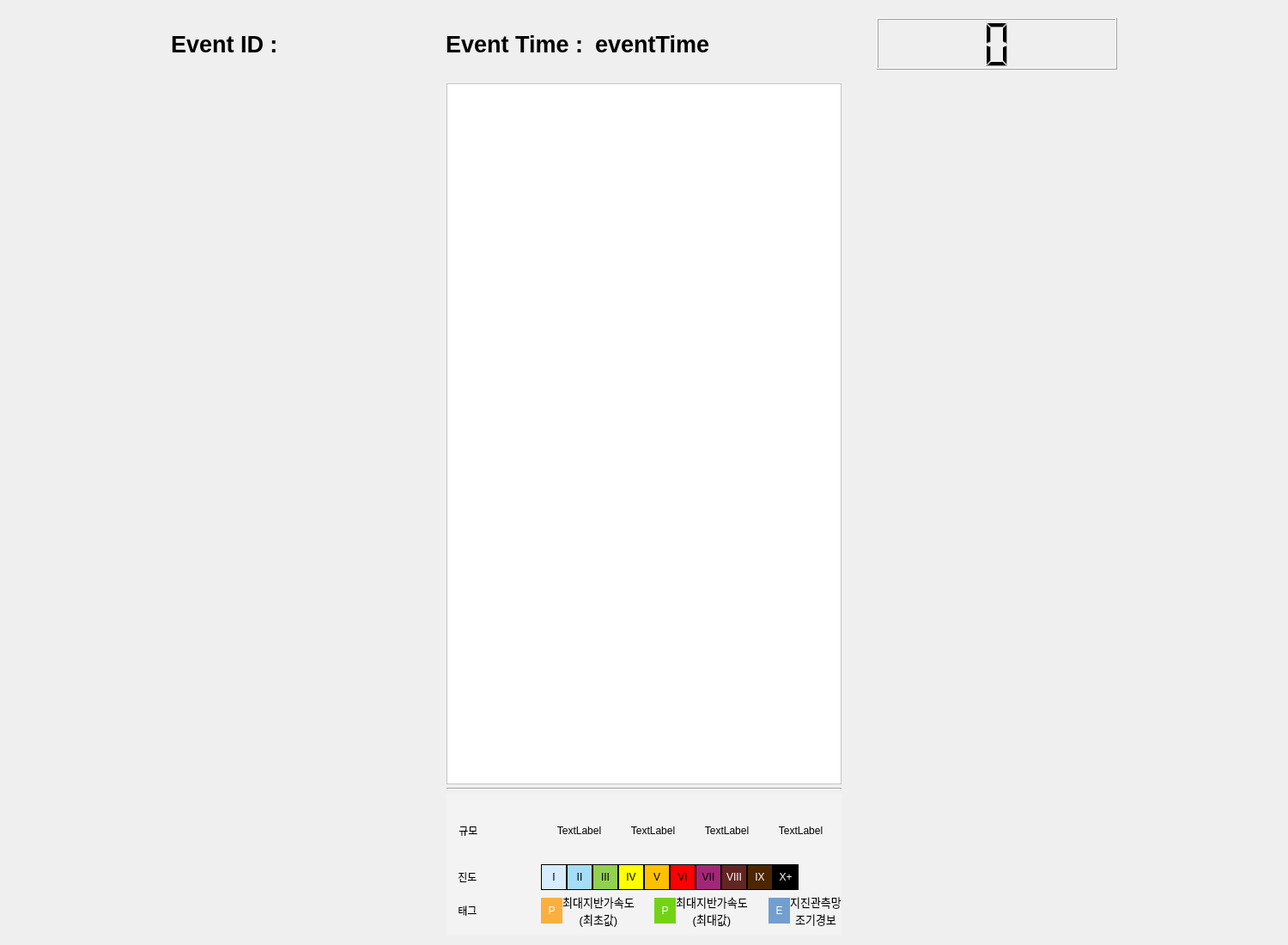
<?xml version="1.0" encoding="UTF-8"?>
<ui version="4.0">
 <class>MainWindow</class>
 <widget class="QMainWindow" name="MainWindow">
  <property name="geometry">
   <rect>
    <x>0</x>
    <y>0</y>
    <width>1500</width>
    <height>1100</height>
   </rect>
  </property>
  <property name="windowTitle">
   <string>KGOM Replayer - KIGAM 2020</string>
  </property>
  <widget class="QWidget" name="centralWidget">
   <layout class="QVBoxLayout" name="verticalLayout">
    <item>
     <layout class="QHBoxLayout" name="horizontalLayout">
      <item>
       <spacer name="horizontalSpacer_6">
        <property name="orientation">
         <enum>Qt::Horizontal</enum>
        </property>
        <property name="sizeHint" stdset="0">
         <size>
          <width>40</width>
          <height>20</height>
         </size>
        </property>
       </spacer>
      </item>
      <item>
       <widget class="QLabel" name="evidLB">
        <property name="sizePolicy">
         <sizepolicy hsizetype="Preferred" vsizetype="Fixed">
          <horstretch>0</horstretch>
          <verstretch>0</verstretch>
         </sizepolicy>
        </property>
        <property name="minimumSize">
         <size>
          <width>0</width>
          <height>80</height>
         </size>
        </property>
        <property name="font">
         <font>
          <pointsize>20</pointsize>
          <weight>75</weight>
          <bold>true</bold>
         </font>
        </property>
        <property name="text">
         <string>Event ID :</string>
        </property>
       </widget>
      </item>
      <item>
       <spacer name="horizontalSpacer_4">
        <property name="orientation">
         <enum>Qt::Horizontal</enum>
        </property>
        <property name="sizeHint" stdset="0">
         <size>
          <width>40</width>
          <height>20</height>
         </size>
        </property>
       </spacer>
      </item>
      <item>
       <widget class="QLabel" name="label_4">
        <property name="sizePolicy">
         <sizepolicy hsizetype="Preferred" vsizetype="Fixed">
          <horstretch>0</horstretch>
          <verstretch>0</verstretch>
         </sizepolicy>
        </property>
        <property name="minimumSize">
         <size>
          <width>0</width>
          <height>80</height>
         </size>
        </property>
        <property name="font">
         <font>
          <pointsize>20</pointsize>
          <weight>75</weight>
          <bold>true</bold>
         </font>
        </property>
        <property name="text">
         <string>Event Time : </string>
        </property>
       </widget>
      </item>
      <item>
       <widget class="QLabel" name="timeLB">
        <property name="sizePolicy">
         <sizepolicy hsizetype="Preferred" vsizetype="Fixed">
          <horstretch>0</horstretch>
          <verstretch>0</verstretch>
         </sizepolicy>
        </property>
        <property name="minimumSize">
         <size>
          <width>0</width>
          <height>80</height>
         </size>
        </property>
        <property name="font">
         <font>
          <pointsize>20</pointsize>
          <weight>75</weight>
          <bold>true</bold>
         </font>
        </property>
        <property name="text">
         <string>eventTime</string>
        </property>
       </widget>
      </item>
      <item>
       <spacer name="horizontalSpacer_5">
        <property name="orientation">
         <enum>Qt::Horizontal</enum>
        </property>
        <property name="sizeHint" stdset="0">
         <size>
          <width>40</width>
          <height>20</height>
         </size>
        </property>
       </spacer>
      </item>
      <item>
       <widget class="QLCDNumber" name="eventTimeLCD">
        <property name="sizePolicy">
         <sizepolicy hsizetype="Fixed" vsizetype="Fixed">
          <horstretch>0</horstretch>
          <verstretch>0</verstretch>
         </sizepolicy>
        </property>
        <property name="minimumSize">
         <size>
          <width>280</width>
          <height>60</height>
         </size>
        </property>
        <property name="font">
         <font>
          <pointsize>11</pointsize>
         </font>
        </property>
        <property name="digitCount">
         <number>1</number>
        </property>
       </widget>
      </item>
      <item>
       <spacer name="horizontalSpacer">
        <property name="orientation">
         <enum>Qt::Horizontal</enum>
        </property>
        <property name="sizeHint" stdset="0">
         <size>
          <width>40</width>
          <height>20</height>
         </size>
        </property>
       </spacer>
      </item>
     </layout>
    </item>
    <item>
     <layout class="QHBoxLayout" name="horizontalLayout_2">
      <item>
       <layout class="QVBoxLayout" name="alertMapLO"/>
      </item>
      <item>
       <layout class="QVBoxLayout" name="alertListLO">
        <property name="spacing">
         <number>0</number>
        </property>
        <item>
         <widget class="QScrollArea" name="scrollArea">
          <property name="sizePolicy">
           <sizepolicy hsizetype="Fixed" vsizetype="Minimum">
            <horstretch>0</horstretch>
            <verstretch>0</verstretch>
           </sizepolicy>
          </property>
          <property name="minimumSize">
           <size>
            <width>460</width>
            <height>0</height>
           </size>
          </property>
          <property name="styleSheet">
           <string notr="true">background-color: rgb(255, 255, 255);</string>
          </property>
          <property name="widgetResizable">
           <bool>true</bool>
          </property>
          <widget class="QWidget" name="scrollAreaWidgetContents">
           <property name="geometry">
            <rect>
             <x>0</x>
             <y>0</y>
             <width>458</width>
             <height>359</height>
            </rect>
           </property>
           <layout class="QVBoxLayout" name="verticalLayout_4">
            <property name="spacing">
             <number>5</number>
            </property>
            <property name="leftMargin">
             <number>0</number>
            </property>
            <property name="topMargin">
             <number>0</number>
            </property>
            <property name="rightMargin">
             <number>0</number>
            </property>
            <property name="bottomMargin">
             <number>0</number>
            </property>
            <item>
             <layout class="QVBoxLayout" name="alertListVLO">
              <property name="leftMargin">
               <number>10</number>
              </property>
              <property name="topMargin">
               <number>10</number>
              </property>
             </layout>
            </item>
           </layout>
          </widget>
         </widget>
        </item>
        <item>
         <widget class="Line" name="line">
          <property name="sizePolicy">
           <sizepolicy hsizetype="Fixed" vsizetype="Fixed">
            <horstretch>0</horstretch>
            <verstretch>0</verstretch>
           </sizepolicy>
          </property>
          <property name="minimumSize">
           <size>
            <width>460</width>
            <height>10</height>
           </size>
          </property>
          <property name="maximumSize">
           <size>
            <width>460</width>
            <height>16777215</height>
           </size>
          </property>
          <property name="orientation">
           <enum>Qt::Horizontal</enum>
          </property>
         </widget>
        </item>
        <item>
         <widget class="QFrame" name="regenrMagFR">
          <property name="sizePolicy">
           <sizepolicy hsizetype="Fixed" vsizetype="Fixed">
            <horstretch>0</horstretch>
            <verstretch>0</verstretch>
           </sizepolicy>
          </property>
          <property name="minimumSize">
           <size>
            <width>460</width>
            <height>0</height>
           </size>
          </property>
          <property name="maximumSize">
           <size>
            <width>460</width>
            <height>16777215</height>
           </size>
          </property>
          <property name="styleSheet">
           <string notr="true">background-color: rgb(243, 243, 243);</string>
          </property>
          <property name="frameShape">
           <enum>QFrame::NoFrame</enum>
          </property>
          <property name="frameShadow">
           <enum>QFrame::Raised</enum>
          </property>
          <layout class="QGridLayout" name="gridLayout">
           <property name="leftMargin">
            <number>0</number>
           </property>
           <property name="rightMargin">
            <number>0</number>
           </property>
           <property name="bottomMargin">
            <number>5</number>
           </property>
           <property name="horizontalSpacing">
            <number>0</number>
           </property>
           <item row="1" column="3">
            <widget class="QLabel" name="mag2LB">
             <property name="minimumSize">
              <size>
               <width>85</width>
               <height>65</height>
              </size>
             </property>
             <property name="maximumSize">
              <size>
               <width>85</width>
               <height>65</height>
              </size>
             </property>
             <property name="text">
              <string>TextLabel</string>
             </property>
             <property name="alignment">
              <set>Qt::AlignCenter</set>
             </property>
            </widget>
           </item>
           <item row="1" column="1">
            <widget class="QLabel" name="mag1LB">
             <property name="minimumSize">
              <size>
               <width>85</width>
               <height>65</height>
              </size>
             </property>
             <property name="maximumSize">
              <size>
               <width>85</width>
               <height>65</height>
              </size>
             </property>
             <property name="text">
              <string>TextLabel</string>
             </property>
             <property name="alignment">
              <set>Qt::AlignCenter</set>
             </property>
            </widget>
           </item>
           <item row="1" column="5">
            <widget class="QLabel" name="mag4LB">
             <property name="minimumSize">
              <size>
               <width>85</width>
               <height>65</height>
              </size>
             </property>
             <property name="maximumSize">
              <size>
               <width>85</width>
               <height>65</height>
              </size>
             </property>
             <property name="text">
              <string>TextLabel</string>
             </property>
             <property name="alignment">
              <set>Qt::AlignCenter</set>
             </property>
            </widget>
           </item>
           <item row="1" column="0">
            <widget class="QLabel" name="label_20">
             <property name="sizePolicy">
              <sizepolicy hsizetype="Fixed" vsizetype="Fixed">
               <horstretch>0</horstretch>
               <verstretch>0</verstretch>
              </sizepolicy>
             </property>
             <property name="minimumSize">
              <size>
               <width>110</width>
               <height>25</height>
              </size>
             </property>
             <property name="maximumSize">
              <size>
               <width>110</width>
               <height>25</height>
              </size>
             </property>
             <property name="baseSize">
              <size>
               <width>100</width>
               <height>25</height>
              </size>
             </property>
             <property name="text">
              <string>    규모</string>
             </property>
             <property name="alignment">
              <set>Qt::AlignLeading|Qt::AlignLeft|Qt::AlignVCenter</set>
             </property>
            </widget>
           </item>
           <item row="1" column="4">
            <widget class="QLabel" name="mag3LB">
             <property name="minimumSize">
              <size>
               <width>85</width>
               <height>65</height>
              </size>
             </property>
             <property name="maximumSize">
              <size>
               <width>85</width>
               <height>65</height>
              </size>
             </property>
             <property name="text">
              <string>TextLabel</string>
             </property>
             <property name="alignment">
              <set>Qt::AlignCenter</set>
             </property>
            </widget>
           </item>
          </layout>
         </widget>
        </item>
        <item>
         <widget class="QFrame" name="regendIntenFR">
          <property name="sizePolicy">
           <sizepolicy hsizetype="Fixed" vsizetype="Fixed">
            <horstretch>0</horstretch>
            <verstretch>0</verstretch>
           </sizepolicy>
          </property>
          <property name="minimumSize">
           <size>
            <width>460</width>
            <height>0</height>
           </size>
          </property>
          <property name="maximumSize">
           <size>
            <width>460</width>
            <height>16777215</height>
           </size>
          </property>
          <property name="styleSheet">
           <string notr="true">background-color: rgb(243, 243, 243);</string>
          </property>
          <property name="frameShape">
           <enum>QFrame::NoFrame</enum>
          </property>
          <property name="frameShadow">
           <enum>QFrame::Raised</enum>
          </property>
          <layout class="QHBoxLayout" name="horizontalLayout_9">
           <property name="spacing">
            <number>0</number>
           </property>
           <property name="leftMargin">
            <number>0</number>
           </property>
           <property name="topMargin">
            <number>2</number>
           </property>
           <property name="rightMargin">
            <number>0</number>
           </property>
           <property name="bottomMargin">
            <number>2</number>
           </property>
           <item>
            <widget class="QLabel" name="label_19">
             <property name="sizePolicy">
              <sizepolicy hsizetype="Fixed" vsizetype="Fixed">
               <horstretch>0</horstretch>
               <verstretch>0</verstretch>
              </sizepolicy>
             </property>
             <property name="minimumSize">
              <size>
               <width>110</width>
               <height>25</height>
              </size>
             </property>
             <property name="maximumSize">
              <size>
               <width>110</width>
               <height>25</height>
              </size>
             </property>
             <property name="baseSize">
              <size>
               <width>100</width>
               <height>25</height>
              </size>
             </property>
             <property name="text">
              <string>    진도</string>
             </property>
             <property name="alignment">
              <set>Qt::AlignLeading|Qt::AlignLeft|Qt::AlignVCenter</set>
             </property>
            </widget>
           </item>
           <item>
            <widget class="QLabel" name="label_21">
             <property name="sizePolicy">
              <sizepolicy hsizetype="Fixed" vsizetype="Fixed">
               <horstretch>0</horstretch>
               <verstretch>0</verstretch>
              </sizepolicy>
             </property>
             <property name="minimumSize">
              <size>
               <width>30</width>
               <height>30</height>
              </size>
             </property>
             <property name="maximumSize">
              <size>
               <width>30</width>
               <height>30</height>
              </size>
             </property>
             <property name="baseSize">
              <size>
               <width>30</width>
               <height>30</height>
              </size>
             </property>
             <property name="styleSheet">
              <string notr="true">background-color: rgb(215, 236, 255);
border: 1px solid black;</string>
             </property>
             <property name="text">
              <string>I</string>
             </property>
             <property name="alignment">
              <set>Qt::AlignCenter</set>
             </property>
            </widget>
           </item>
           <item>
            <widget class="QLabel" name="label_22">
             <property name="sizePolicy">
              <sizepolicy hsizetype="Fixed" vsizetype="Fixed">
               <horstretch>0</horstretch>
               <verstretch>0</verstretch>
              </sizepolicy>
             </property>
             <property name="minimumSize">
              <size>
               <width>30</width>
               <height>30</height>
              </size>
             </property>
             <property name="maximumSize">
              <size>
               <width>30</width>
               <height>30</height>
              </size>
             </property>
             <property name="baseSize">
              <size>
               <width>30</width>
               <height>30</height>
              </size>
             </property>
             <property name="styleSheet">
              <string notr="true">background-color: rgb(165, 221, 249);
border: 1px solid black;</string>
             </property>
             <property name="text">
              <string>II</string>
             </property>
             <property name="alignment">
              <set>Qt::AlignCenter</set>
             </property>
            </widget>
           </item>
           <item>
            <widget class="QLabel" name="label_23">
             <property name="sizePolicy">
              <sizepolicy hsizetype="Fixed" vsizetype="Fixed">
               <horstretch>0</horstretch>
               <verstretch>0</verstretch>
              </sizepolicy>
             </property>
             <property name="minimumSize">
              <size>
               <width>30</width>
               <height>30</height>
              </size>
             </property>
             <property name="maximumSize">
              <size>
               <width>30</width>
               <height>30</height>
              </size>
             </property>
             <property name="baseSize">
              <size>
               <width>30</width>
               <height>30</height>
              </size>
             </property>
             <property name="styleSheet">
              <string notr="true">background-color: rgb(146, 208, 80);
border: 1px solid black;</string>
             </property>
             <property name="text">
              <string>III</string>
             </property>
             <property name="alignment">
              <set>Qt::AlignCenter</set>
             </property>
            </widget>
           </item>
           <item>
            <widget class="QLabel" name="label_24">
             <property name="sizePolicy">
              <sizepolicy hsizetype="Fixed" vsizetype="Fixed">
               <horstretch>0</horstretch>
               <verstretch>0</verstretch>
              </sizepolicy>
             </property>
             <property name="minimumSize">
              <size>
               <width>30</width>
               <height>30</height>
              </size>
             </property>
             <property name="maximumSize">
              <size>
               <width>30</width>
               <height>30</height>
              </size>
             </property>
             <property name="baseSize">
              <size>
               <width>30</width>
               <height>30</height>
              </size>
             </property>
             <property name="styleSheet">
              <string notr="true">background-color: rgb(255, 255, 0);
border: 1px solid black;</string>
             </property>
             <property name="text">
              <string>IV</string>
             </property>
             <property name="alignment">
              <set>Qt::AlignCenter</set>
             </property>
            </widget>
           </item>
           <item>
            <widget class="QLabel" name="label_25">
             <property name="sizePolicy">
              <sizepolicy hsizetype="Fixed" vsizetype="Fixed">
               <horstretch>0</horstretch>
               <verstretch>0</verstretch>
              </sizepolicy>
             </property>
             <property name="minimumSize">
              <size>
               <width>30</width>
               <height>30</height>
              </size>
             </property>
             <property name="maximumSize">
              <size>
               <width>30</width>
               <height>30</height>
              </size>
             </property>
             <property name="baseSize">
              <size>
               <width>30</width>
               <height>30</height>
              </size>
             </property>
             <property name="styleSheet">
              <string notr="true">background-color: rgb(255, 192, 0);
border: 1px solid black;</string>
             </property>
             <property name="text">
              <string>V</string>
             </property>
             <property name="alignment">
              <set>Qt::AlignCenter</set>
             </property>
            </widget>
           </item>
           <item>
            <widget class="QLabel" name="label_26">
             <property name="sizePolicy">
              <sizepolicy hsizetype="Fixed" vsizetype="Fixed">
               <horstretch>0</horstretch>
               <verstretch>0</verstretch>
              </sizepolicy>
             </property>
             <property name="minimumSize">
              <size>
               <width>30</width>
               <height>30</height>
              </size>
             </property>
             <property name="maximumSize">
              <size>
               <width>30</width>
               <height>30</height>
              </size>
             </property>
             <property name="baseSize">
              <size>
               <width>30</width>
               <height>30</height>
              </size>
             </property>
             <property name="styleSheet">
              <string notr="true">background-color: rgb(255, 0, 0);
border: 1px solid black;</string>
             </property>
             <property name="text">
              <string>VI</string>
             </property>
             <property name="alignment">
              <set>Qt::AlignCenter</set>
             </property>
            </widget>
           </item>
           <item>
            <widget class="QLabel" name="label_27">
             <property name="sizePolicy">
              <sizepolicy hsizetype="Fixed" vsizetype="Fixed">
               <horstretch>0</horstretch>
               <verstretch>0</verstretch>
              </sizepolicy>
             </property>
             <property name="minimumSize">
              <size>
               <width>30</width>
               <height>30</height>
              </size>
             </property>
             <property name="maximumSize">
              <size>
               <width>30</width>
               <height>30</height>
              </size>
             </property>
             <property name="baseSize">
              <size>
               <width>30</width>
               <height>30</height>
              </size>
             </property>
             <property name="styleSheet">
              <string notr="true">background-color: rgb(163, 39, 119);
border: 1px solid black;</string>
             </property>
             <property name="text">
              <string>VII</string>
             </property>
             <property name="alignment">
              <set>Qt::AlignCenter</set>
             </property>
            </widget>
           </item>
           <item>
            <widget class="QLabel" name="label_28">
             <property name="sizePolicy">
              <sizepolicy hsizetype="Fixed" vsizetype="Fixed">
               <horstretch>0</horstretch>
               <verstretch>0</verstretch>
              </sizepolicy>
             </property>
             <property name="minimumSize">
              <size>
               <width>30</width>
               <height>30</height>
              </size>
             </property>
             <property name="maximumSize">
              <size>
               <width>30</width>
               <height>30</height>
              </size>
             </property>
             <property name="baseSize">
              <size>
               <width>30</width>
               <height>30</height>
              </size>
             </property>
             <property name="styleSheet">
              <string notr="true">background-color: rgb(99, 37, 35);
color: rgb(255, 255, 255);
border: 1px solid black;</string>
             </property>
             <property name="text">
              <string>VIII</string>
             </property>
             <property name="alignment">
              <set>Qt::AlignCenter</set>
             </property>
            </widget>
           </item>
           <item>
            <widget class="QLabel" name="label_29">
             <property name="sizePolicy">
              <sizepolicy hsizetype="Fixed" vsizetype="Fixed">
               <horstretch>0</horstretch>
               <verstretch>0</verstretch>
              </sizepolicy>
             </property>
             <property name="minimumSize">
              <size>
               <width>30</width>
               <height>30</height>
              </size>
             </property>
             <property name="maximumSize">
              <size>
               <width>30</width>
               <height>30</height>
              </size>
             </property>
             <property name="baseSize">
              <size>
               <width>30</width>
               <height>30</height>
              </size>
             </property>
             <property name="styleSheet">
              <string notr="true">background-color: rgb(76, 38, 0);
color: rgb(255, 255, 255);
border: 1px solid black;</string>
             </property>
             <property name="text">
              <string>IX</string>
             </property>
             <property name="alignment">
              <set>Qt::AlignCenter</set>
             </property>
            </widget>
           </item>
           <item>
            <widget class="QLabel" name="label_30">
             <property name="sizePolicy">
              <sizepolicy hsizetype="Fixed" vsizetype="Fixed">
               <horstretch>0</horstretch>
               <verstretch>0</verstretch>
              </sizepolicy>
             </property>
             <property name="minimumSize">
              <size>
               <width>30</width>
               <height>30</height>
              </size>
             </property>
             <property name="maximumSize">
              <size>
               <width>30</width>
               <height>30</height>
              </size>
             </property>
             <property name="baseSize">
              <size>
               <width>30</width>
               <height>30</height>
              </size>
             </property>
             <property name="styleSheet">
              <string notr="true">background-color: rgb(0, 0, 0);
color: rgb(255, 255, 255);
border: 1px solid black;</string>
             </property>
             <property name="text">
              <string>X+</string>
             </property>
             <property name="alignment">
              <set>Qt::AlignCenter</set>
             </property>
            </widget>
           </item>
           <item>
            <spacer name="horizontalSpacer_10">
             <property name="orientation">
              <enum>Qt::Horizontal</enum>
             </property>
             <property name="sizeHint" stdset="0">
              <size>
               <width>47</width>
               <height>20</height>
              </size>
             </property>
            </spacer>
           </item>
          </layout>
         </widget>
        </item>
        <item>
         <widget class="QFrame" name="regendTagFR">
          <property name="sizePolicy">
           <sizepolicy hsizetype="Fixed" vsizetype="Fixed">
            <horstretch>0</horstretch>
            <verstretch>0</verstretch>
           </sizepolicy>
          </property>
          <property name="minimumSize">
           <size>
            <width>460</width>
            <height>0</height>
           </size>
          </property>
          <property name="maximumSize">
           <size>
            <width>450</width>
            <height>16777215</height>
           </size>
          </property>
          <property name="styleSheet">
           <string notr="true">background-color: rgb(243, 243, 243);</string>
          </property>
          <property name="frameShape">
           <enum>QFrame::NoFrame</enum>
          </property>
          <property name="frameShadow">
           <enum>QFrame::Raised</enum>
          </property>
          <layout class="QHBoxLayout" name="horizontalLayout_8">
           <property name="spacing">
            <number>0</number>
           </property>
           <property name="leftMargin">
            <number>0</number>
           </property>
           <property name="topMargin">
            <number>2</number>
           </property>
           <property name="rightMargin">
            <number>0</number>
           </property>
           <property name="bottomMargin">
            <number>9</number>
           </property>
           <item>
            <widget class="QLabel" name="label_9">
             <property name="sizePolicy">
              <sizepolicy hsizetype="Fixed" vsizetype="Preferred">
               <horstretch>0</horstretch>
               <verstretch>0</verstretch>
              </sizepolicy>
             </property>
             <property name="minimumSize">
              <size>
               <width>110</width>
               <height>0</height>
              </size>
             </property>
             <property name="maximumSize">
              <size>
               <width>110</width>
               <height>16777215</height>
              </size>
             </property>
             <property name="text">
              <string>    태그</string>
             </property>
            </widget>
           </item>
           <item>
            <widget class="QLabel" name="label_5">
             <property name="sizePolicy">
              <sizepolicy hsizetype="Fixed" vsizetype="Fixed">
               <horstretch>0</horstretch>
               <verstretch>0</verstretch>
              </sizepolicy>
             </property>
             <property name="minimumSize">
              <size>
               <width>25</width>
               <height>30</height>
              </size>
             </property>
             <property name="maximumSize">
              <size>
               <width>25</width>
               <height>30</height>
              </size>
             </property>
             <property name="styleSheet">
              <string notr="true">background-color: rgb(252, 175, 62);
color: white;</string>
             </property>
             <property name="text">
              <string>P</string>
             </property>
             <property name="alignment">
              <set>Qt::AlignCenter</set>
             </property>
            </widget>
           </item>
           <item>
            <widget class="QLabel" name="label_7">
             <property name="sizePolicy">
              <sizepolicy hsizetype="Preferred" vsizetype="Preferred">
               <horstretch>0</horstretch>
               <verstretch>0</verstretch>
              </sizepolicy>
             </property>
             <property name="minimumSize">
              <size>
               <width>0</width>
               <height>0</height>
              </size>
             </property>
             <property name="maximumSize">
              <size>
               <width>16777215</width>
               <height>16777215</height>
              </size>
             </property>
             <property name="font">
              <font>
               <pointsize>10</pointsize>
              </font>
             </property>
             <property name="styleSheet">
              <string notr="true"/>
             </property>
             <property name="text">
              <string>최대지반가속도
(최초값)</string>
             </property>
             <property name="alignment">
              <set>Qt::AlignCenter</set>
             </property>
            </widget>
           </item>
           <item>
            <spacer name="horizontalSpacer_2">
             <property name="orientation">
              <enum>Qt::Horizontal</enum>
             </property>
             <property name="sizeType">
              <enum>QSizePolicy::Preferred</enum>
             </property>
             <property name="sizeHint" stdset="0">
              <size>
               <width>40</width>
               <height>20</height>
              </size>
             </property>
            </spacer>
           </item>
           <item>
            <widget class="QLabel" name="label">
             <property name="sizePolicy">
              <sizepolicy hsizetype="Fixed" vsizetype="Fixed">
               <horstretch>0</horstretch>
               <verstretch>0</verstretch>
              </sizepolicy>
             </property>
             <property name="minimumSize">
              <size>
               <width>25</width>
               <height>30</height>
              </size>
             </property>
             <property name="maximumSize">
              <size>
               <width>25</width>
               <height>30</height>
              </size>
             </property>
             <property name="styleSheet">
              <string notr="true">background-color: rgb(115, 210, 22);
color: white;</string>
             </property>
             <property name="text">
              <string>P</string>
             </property>
             <property name="alignment">
              <set>Qt::AlignCenter</set>
             </property>
            </widget>
           </item>
           <item>
            <widget class="QLabel" name="label_2">
             <property name="font">
              <font>
               <pointsize>10</pointsize>
              </font>
             </property>
             <property name="text">
              <string>최대지반가속도
(최대값)</string>
             </property>
             <property name="alignment">
              <set>Qt::AlignCenter</set>
             </property>
            </widget>
           </item>
           <item>
            <spacer name="horizontalSpacer_3">
             <property name="orientation">
              <enum>Qt::Horizontal</enum>
             </property>
             <property name="sizeHint" stdset="0">
              <size>
               <width>40</width>
               <height>20</height>
              </size>
             </property>
            </spacer>
           </item>
           <item>
            <widget class="QLabel" name="label_6">
             <property name="minimumSize">
              <size>
               <width>25</width>
               <height>30</height>
              </size>
             </property>
             <property name="maximumSize">
              <size>
               <width>25</width>
               <height>30</height>
              </size>
             </property>
             <property name="styleSheet">
              <string notr="true">background-color: rgb(114, 159, 207);
color: white</string>
             </property>
             <property name="text">
              <string>E</string>
             </property>
             <property name="alignment">
              <set>Qt::AlignCenter</set>
             </property>
            </widget>
           </item>
           <item>
            <widget class="QLabel" name="label_8">
             <property name="sizePolicy">
              <sizepolicy hsizetype="Preferred" vsizetype="Preferred">
               <horstretch>0</horstretch>
               <verstretch>0</verstretch>
              </sizepolicy>
             </property>
             <property name="minimumSize">
              <size>
               <width>0</width>
               <height>0</height>
              </size>
             </property>
             <property name="maximumSize">
              <size>
               <width>16777215</width>
               <height>16777215</height>
              </size>
             </property>
             <property name="font">
              <font>
               <pointsize>10</pointsize>
              </font>
             </property>
             <property name="styleSheet">
              <string notr="true"/>
             </property>
             <property name="text">
              <string>지진관측망
조기경보</string>
             </property>
             <property name="alignment">
              <set>Qt::AlignCenter</set>
             </property>
            </widget>
           </item>
          </layout>
         </widget>
        </item>
       </layout>
      </item>
     </layout>
    </item>
   </layout>
  </widget>
 </widget>
 <layoutdefault spacing="6" margin="11"/>
 <resources/>
 <connections/>
</ui>
